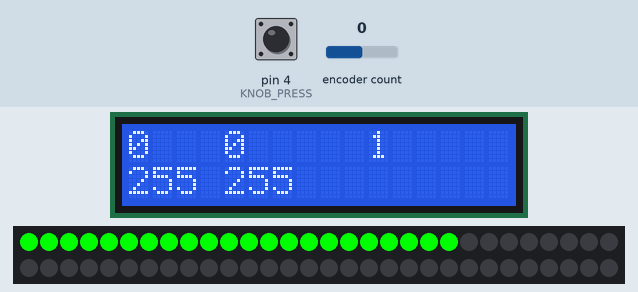
This sketch was run on a simulated Arduino Uno, built with avr-gcc and run on an emulated ATmega328P. Parts: 16×2 character LCD, 60 RGB LEDs in strip order, left to right, continuing on the next row. Inputs (shaded band) come from the test bench; at power-on: pin 4 (KNOB_PRESS) HIGH, encoder count 0.

Above: at 1.2 s.
1.3 s: pin 4 (KNOB_PRESS) pulled LOW for 0.15 s
2.0 s: pin 4 (KNOB_PRESS) pulled LOW for 1 s
At 3.14 s:
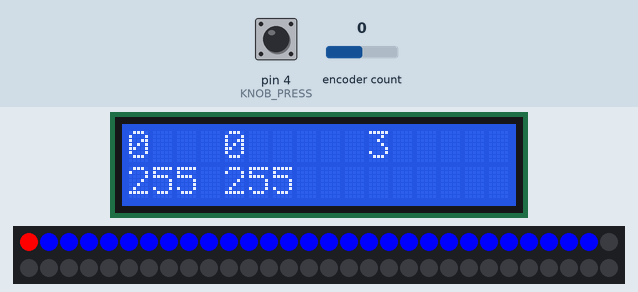
3.6 s: encoder count set to 1
At 3.78 s:
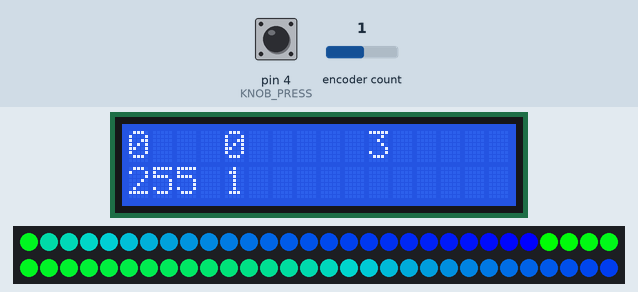
6.2 s: pin 4 (KNOB_PRESS) pulled LOW for 3.2 s
At 9.51 s:
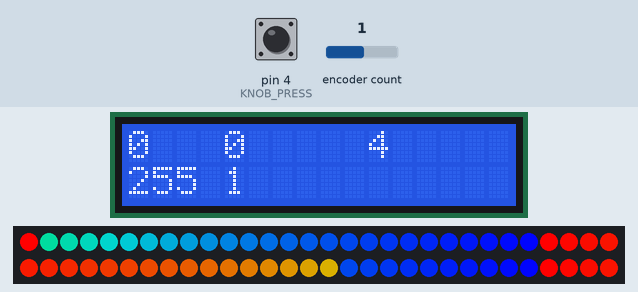
10.0 s: pin 4 (KNOB_PRESS) pulled LOW for 0.15 s
10.7 s: pin 4 (KNOB_PRESS) pulled LOW for 0.15 s
At 14.6 s:
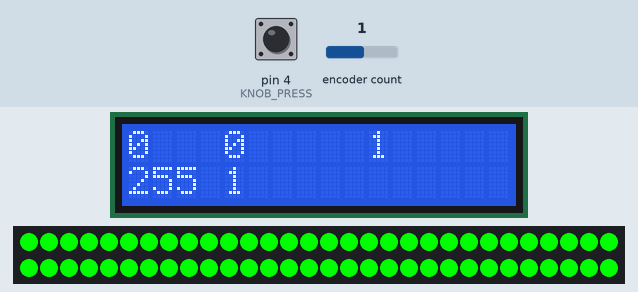

The sketch:

LCDhelloworldRGBencoder.ino
```cpp
/* in file LCDHelloworldRGBencoder
 *
 * goal:
 * use encoder to set RGB value of lcd backlight
 * switch between red, green, blue, brightness when encoder button is pressed
 * SUCCESS!
 */

// include the library code:
#include <LiquidCrystal.h>
#include <Encoder.h>
#include <Adafruit_NeoPixel.h>

// initialize the library by associating any needed LCD interface pin
// with the arduino pin number it is connected to
// const int rs = 12, en = 11, d4 = 5, d5 = 4, d6 = 3, d7 = 2;
//LiquidCrystal lcd(rs, en, d4, d5, d6, d7);


//todo: write defines for the LCD pins
//LCD constants
#define LCD_RED 3
#define LCD_GREEN 5
#define LCD_BLUE 6
#define LCD_ROWS 2
#define LCD_COLS 16
#define LCD_BACKLIGHT colors[0], colors[1], colors[2], colors[3]

//neopixel constants
#define NEOPIX_OUT A0
#define NEOPIX_PARAMS NEO_GRB + NEO_KHZ800

//encoder constants
#define KNOB_PRESS 4
#define KNOB_DATA_A 2
#define KNOB_DATA_B 13

Encoder knob(KNOB_DATA_A, KNOB_DATA_B);
LiquidCrystal lcd(7, 8, 9, 10, 11, 12);
Adafruit_NeoPixel strip = Adafruit_NeoPixel(60, NEOPIX_OUT, NEOPIX_PARAMS);

int mode = 0;

bool changed = false;
bool waiting = true;
bool pressed = false;

uint8_t knobPlace = 0;
uint8_t wait[] = {50, 50, 50, 50, 50};
uint8_t colors[] = {0,0,255, 255}; //Red Green Blue Brightness

uint16_t index_i = 0;
uint16_t index_j = 0;

void setup()
{
  // set up the LCD's number of columns and rows:
  lcd.begin(LCD_COLS, LCD_ROWS);
  pinMode(KNOB_PRESS, INPUT_PULLUP);
  pinMode(LCD_RED, OUTPUT);
  pinMode(LCD_GREEN, OUTPUT);
  pinMode(LCD_BLUE, OUTPUT);

  setBacklight(LCD_BACKLIGHT);

  strip.begin();
  strip.show();
}

void loop()
{

  //when using a uint8_t, each detent on my encoders moves the position by 4...so just divide by 4 to make it move by 1.
  uint8_t newKnob = knob.read()/4;

  if(newKnob != knobPlace)
  {
    knobPlace = newKnob;
    colors[mode%4] = knobPlace;
    setBacklight(LCD_BACKLIGHT);
  }

  if(digitalRead(KNOB_PRESS) == HIGH)
  {
    if(!pressed)
    {
      pressed = true;
      mode++;
      mode%=5;
      changed = true;
      index_i = 0;
      index_j = 0;
      //knob.write(colors[mode]); // this isn't working atm.

      writeColors(LCD_BACKLIGHT);

    }
  }
  else
  {
    pressed = false;
  }

  strip.setPixelColor(index_i, getNextColor());
  strip.show();
  if(waiting)
  {
    delay(wait[mode]);
  }

  index_i += 1;
  index_j += 1;
}

//figure out the next color and the next wait
uint32_t getNextColor()
{
  uint32_t color;

  switch(mode)
  {
    case 0: color = nextColorWipeRed();
            break;

    case 1: color = nextColorWipeGreen();
            break;

    case 2: color = nextColorWipeBlue();
            break;

    case 3: color = nextRainbow();
            break;

    case 4: color = nextRainbowCycle();
            break;

    // this case should never happen
     default: mode += 1;
              mode %= 5;
              color = getNextColor();
  }

  return color;
}

uint32_t nextColorWipeRed()
{
  return nextColorWipe(strip.Color(255, 0, 0));
}

uint32_t nextColorWipeGreen()
{
  return nextColorWipe(strip.Color(0, 255, 0));
}

uint32_t nextColorWipeBlue()
{
  return nextColorWipe(strip.Color(0, 0, 255));
}

uint32_t nextColorWipe(uint32_t color)
{
  waiting = true;
  index_i %= strip.numPixels();
  return color;
}

uint32_t nextRainbow()
{
  index_i %= strip.numPixels();
  index_j %= 256;

  if(index_i == 0)
  {
    waiting = true;
  }
  else
  {
    waiting = false;
  }

  //uint32_t = color = Wheel((i+j) & 255);

  return Wheel((index_i + index_j) & 255);
}

uint32_t nextRainbowCycle()
{
  index_i %= strip.numPixels();
  index_j %= 1280; //1280 = 256 * 5

  if(index_i == 0)
  {
    waiting = true;
  }
  else
  {
    waiting = false;
  }

  //uint32_t color = Wheel((i*265/pixels) + j) & 255);

  return Wheel(((index_i*265/strip.numPixels()) + index_j) & 255);
}

// Input a value 0 to 255 to get a color value.
// The colours are a transition r - g - b - back to r.
uint32_t Wheel(byte WheelPos)
{
  WheelPos = 255 - WheelPos;
  uint32_t color;
  if(WheelPos < 85)
  {
    color =  strip.Color(255 - WheelPos * 3, 0, WheelPos * 3);
  }
  if(WheelPos < 170)
  {
    WheelPos -= 85;
    color = strip.Color(0, WheelPos * 3, 255 - WheelPos * 3);
  }
  else
  {
    WheelPos -= 170;
    color = strip.Color(WheelPos * 3, 255 - WheelPos * 3, 0);
  }

  return color;
}

void setBacklight(uint8_t red, uint8_t green, uint8_t blue, uint8_t brightness)
{
  writeColors(red, green, blue, brightness);
  // normalize the red LED - its brighter than the rest!
  red = map(red, 0, 255, 0, 100);
  green = map(green, 0, 255, 0, 150);

  red = map(red, 0, 255, 0, brightness);
  green = map(green, 0, 255, 0, brightness);
  blue = map(blue, 0, 255, 0, brightness);

  // common anode so invert!
  red = map(red, 0, 255, 255, 0);
  green = map(green, 0, 255, 255, 0);
  blue = map(blue, 0, 255, 255, 0);
  analogWrite(LCD_RED, red);
  analogWrite(LCD_GREEN, green);
  analogWrite(LCD_BLUE, blue);
}

void writeColors(uint8_t red, uint8_t green, uint8_t blue, uint8_t brightness)
{
  lcd.clear();
  lcd.setCursor(0,0);
  lcd.print(red);
  lcd.setCursor(4,0);
  lcd.print(green);
  lcd.setCursor(0,1);
  lcd.print(blue);
  lcd.setCursor(4,1);
  lcd.print(brightness);

  lcd.setCursor(10,0);
  lcd.print(mode);

}
```

Measured:
- after the input at 2.0 s, the display: first differs from a run without the input after 1.0 s (image 1)
- after the input at 6.2 s, the display: first differs from a run without the input after 3.2 s (image 3)
